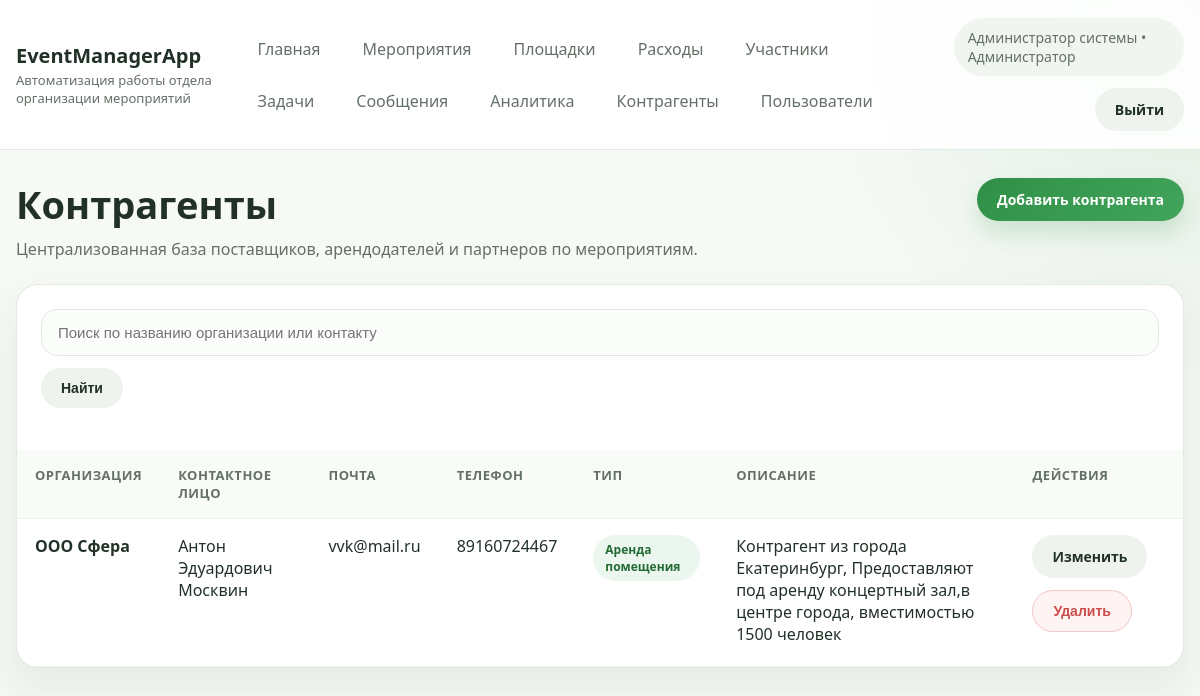
The app's page /contractors/ (signed in), older data.
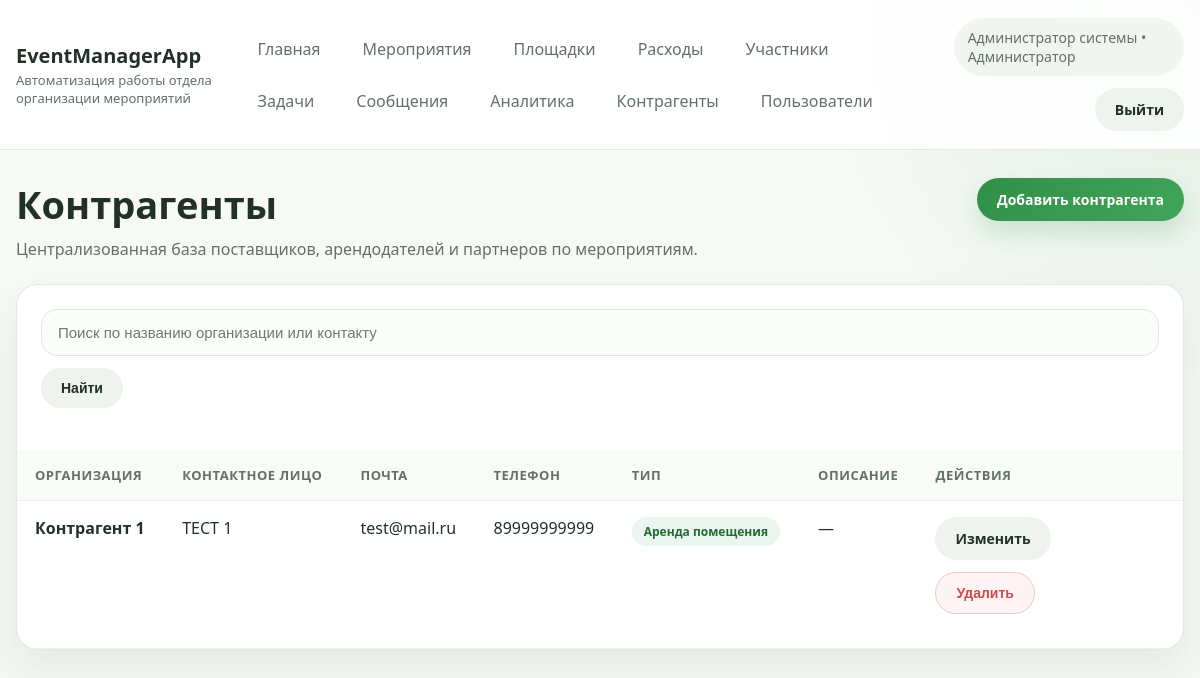
The same page, newer data.
### main/models.py (models this page shows, shortened)
class Contractor(models.Model):
    TYPE_RENT_SPACE = "аренда помещения"
    TYPE_RENT_EQUIPMENT = "аренда оборудования"
    TYPE_SUPPLIES = "расходники"
    TYPE_CHOICES = [
        (TYPE_RENT_SPACE, "Аренда помещения"),
        (TYPE_RENT_EQUIPMENT, "Аренда оборудования"),
        (TYPE_SUPPLIES, "Расходники"),
    ]
    c_id = models.AutoField(primary_key=True)
    name = models.CharField(max_length=255, verbose_name="Название организации")
    fullname = models.CharField(max_length=255, verbose_name="Контактное лицо")
    email = models.EmailField(verbose_name="Электронная почта")
    phone = models.CharField(max_length=20, verbose_name="Телефон")
    type = models.CharField(max_length=50, choices=TYPE_CHOICES, verbose_name="Тип контрагента")
    description = models.TextField(blank=True, verbose_name="Описание услуг")
    class Meta:
        managed = False
        db_table = "contractor"
        ordering = ["name"]

### main/views.py (the view)
# urls.py: path("contractors/", views.contractors, name="contractors"),
@login_required
def contractors(request):
    query = request.GET.get("search", "").strip()
    object_list = Contractor.objects.all()
    if query:
        object_list = object_list.filter(Q(name__icontains=query) | Q(fullname__icontains=query))
    return render(
        request,
        "main/contractors.html",
        {
            "counterparties": object_list,
            "query": query,
        },
    )

### main/models.py (called while the page is built)
    @property
    def role_label(self):
        if self.is_superuser and not self.position:
            return "Администратор"
        return dict(self.ROLE_CHOICES).get(self.position, self.position)

    @property
    def is_admin(self):
        return self.position == self.ROLE_ADMIN or self.is_superuser

    @property
    def can_manage_users(self):
        return self.is_admin

### main/templates/main/contractors.html (shortened to what this page needs)
{% extends 'main/website_headers.html' %}
{% block content %}
    <section class="page-head">
        <div>
            <h1 class="page-title">Контрагенты</h1>
            <p class="page-subtitle">Централизованная база поставщиков, арендодателей и партнеров по мероприятиям.</p>
        </div>
        <a href="{% url 'add_contractor' %}" class="btn btn-primary">Добавить контрагента</a>
    </section>
    <section class="table-card">
        <div class="panel">
            <div class="filters">
                <form method="get">
                    <input class="form-control" type="text" name="search" placeholder="Поиск по названию организации или контакту" value="{{ query }}">
                    <button type="submit" class="btn btn-secondary">Найти</button>
                </form>
            </div>
        </div>
        <div class="table-scroll">
            <table>
                <thead>
                    <tr>
                        <th>Организация</th>
                        <th>Контактное лицо</th>
                        <th>Почта</th>
                        <th>Телефон</th>
                        <th>Тип</th>
                        <th>Описание</th>
                        <th>Действия</th>
                    </tr>
                </thead>
                <tbody>
                    {% for item in counterparties %}
                        <tr>
                            <td><strong>{{ item.name }}</strong></td>
                            <td>{{ item.fullname }}</td>
                            <td>{{ item.email }}</td>
                            <td>{{ item.phone }}</td>
                            <td><span class="badge">{{ item.get_type_display|default:item.type }}</span></td>
                            <td>{{ item.description|default:"—" }}</td>
                            <td>
                                <div class="toolbar">
                                    <a href="{% url 'edit_contractor' item.pk %}" class="btn btn-secondary">Изменить</a>
                                    <form action="{% url 'delete_contractor' item.pk %}" method="post" onsubmit="return confirm('Удалить контрагента?');">
                                        <button type="submit" class="btn btn-danger">Удалить</button>
                                    </form>
                                </div>
                            </td>
                        </tr>
                    {% empty %}
                        <tr>
                            <td colspan="7" class="empty-state">Контрагенты пока не добавлены.</td>
                        </tr>
                    {% endfor %}
                </tbody>
            </table>
        </div>
    </section>
{% endblock %}

Row changes from the older to the newer data that the page shows:
removed Contractor: name "ООО Сфера", fullname "Антон Эдуардович Москвин", email "vvk@mail.ru", phone "89160724467", type "Аренда помещения", description "Контрагент из города Екатеринбург, Предоставляют под аренду концертный зал,в центре города, вместимостью 1500 человек"
added Contractor: name "Контрагент 1", fullname "ТЕСТ 1", email "test@mail.ru", phone "89999999999", type "Аренда помещения", description "—"
